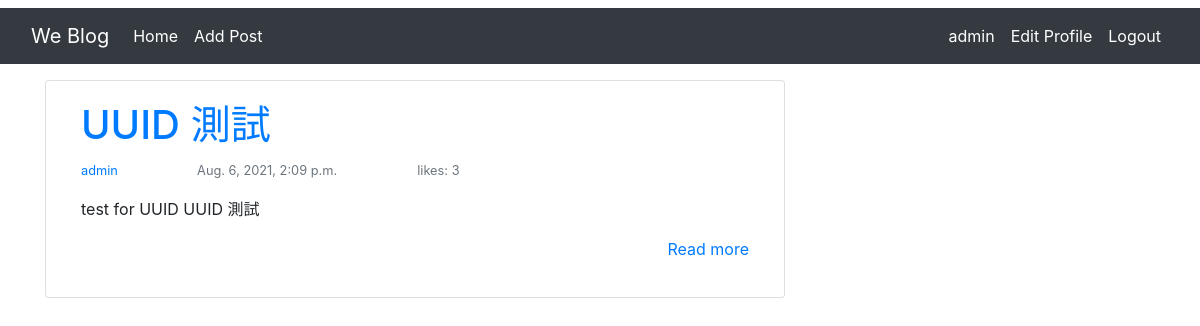
The app's page /blog/post/ (signed in) with its own data.
### post/models.py (models this page shows, shortened)
class Post(models.Model):
    title = models.CharField(max_length=50, unique=True)
    uuid = models.UUIDField(default=uuid.uuid4, editable=False, unique=True)
    author = models.ForeignKey(
        User, on_delete=models.CASCADE, related_name="blog_posts"
    )
    updated_date = models.DateTimeField(auto_now=True)
    content = models.TextField()
    created_date = models.DateTimeField(auto_now_add=True)
    status = models.IntegerField(choices=STATUS, default=0)
    likes = models.ManyToManyField(User, related_name="blog_likes")
    class Meta:
        ordering = ["-created_date"]

### post/views.py (the view)
# urls.py: path("", PostListView.as_view(), name="post-list"),
class PostListView(ListView):
    template_name = "post/post_list.html"
    queryset = Post.objects.all()

### templates/post/post_list.html (shortened to what this page needs)
{% extends "base.html" %}
{% block content %}
    {% for post in post_list %}
        <div class="col-md-8 card mb-4  mt-3 left  top">
            <div class="card-body">
            <h1><a href="{% url 'post-detail' post.pk %}">{{ post.title }}</a></h1>
            <p class="text-muted">
                <small>
                    <a href="{% url 'user-profile' post.author.pk %}">{{ post.author }}</a>
                </small>
                <small style="margin-left: 2cm">{{ post.created_date }}</small>
                <small style="margin-left: 2cm">likes: {{ post.likes.all.count }}</small>
            </p>
            <p class="card-text">
                {{ post.content | slice:":100" | safe }}
            </p>
            <p style="text-align: right;">
                <a href="{% url 'post-detail' post.pk %}">Read more</a>
            </p>
            </div>
        </div>
    {% endfor %}
{% endblock %}

### templates/navbar.html (shortened to what this page needs)
<nav class="navbar navbar-expand-lg navbar-dark bg-dark">
    <div class="container-fluid">
      <a class="navbar-brand" href="{% url 'post-list' %}">We Blog</a>
      <div class="collapse navbar-collapse" id="navbarSupportedContent">
        <ul class="navbar-nav mr-auto">
            {% if user.is_authenticated %}
                <li class="nav-item">
                    <a class="nav-link active" aria-current="page" href="{% url 'post-list' %}">Home</a>
                </li>
                <li class="nav-item">
                    <a class="nav-link active" aria-current="page" href="{% url 'post-create' %}">Add Post</a>
                </li>
            {% else %}
                <li class="nav-item">
                    <a class="nav-link active" aria-current="page" href="{% url 'post-list' %}">Home</a>
                </li>
            {% endif %}
        </ul>
        <ul class="navbar-nav ml-auto">
            {% if user.is_authenticated %}
                <li class="nav-item">
                    <a class="nav-link active" aria-current="page" href="{% url 'user-profile' user.pk %}">{{ user.username }}</a>
                </li>
                <li class="nav-item">
                    <a class="nav-link active" aria-current="page" href="{% url 'edit-profile' %}">Edit Profile</a>
                </li>
                <li class="nav-item">
                    <a class="nav-link active" aria-current="page" href="{% url 'logout' %}">Logout</a>
                </li>
            {% endif %}
        </ul>
      </div>
    </div>
  </nav>

### records on screen
Post: title "UUID 測試", author "admin", created_date "Aug. 6, 2021, 2:09 p.m.", likes.all.count "3", content "test for UUID UUID 測試"

### other values on screen
{{ user.username }} "admin"
